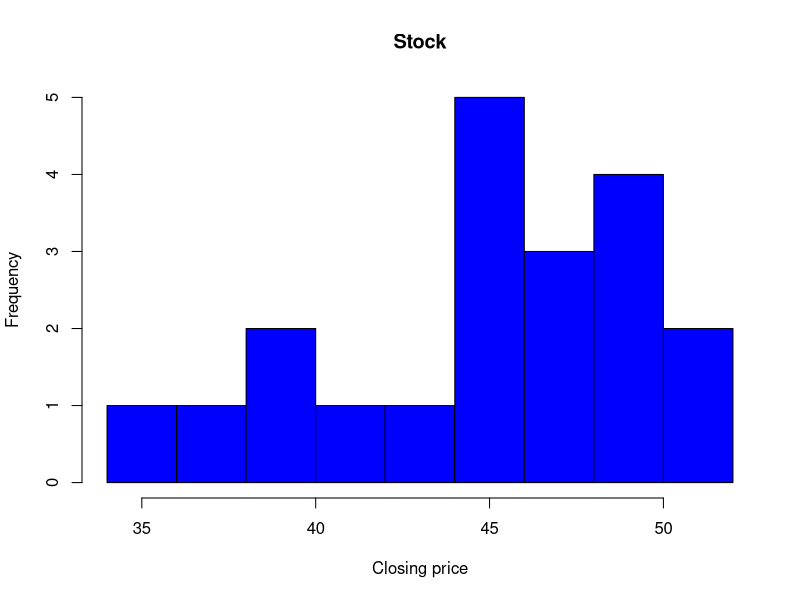
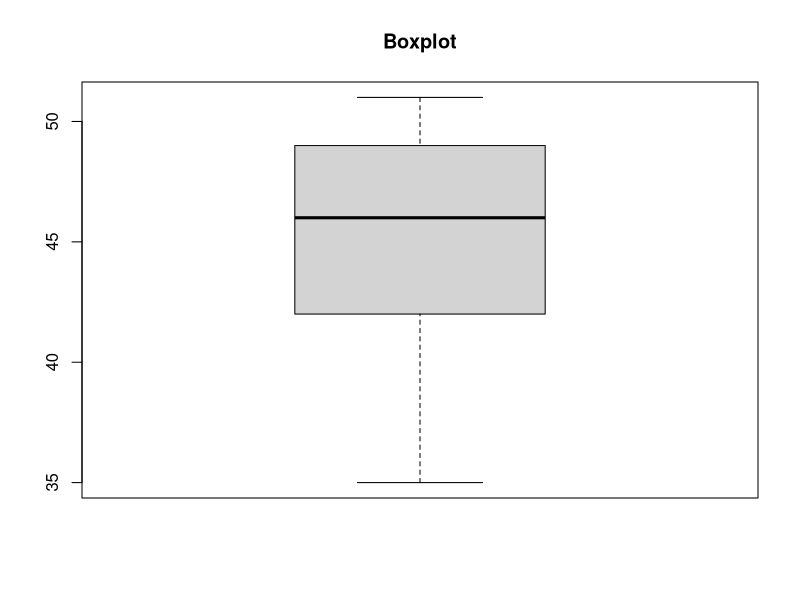

Reproduce these figures in R, in order.
#Stocks
#Daily closing price of stocks for 2weeks
("45,43,46,48,51,46,50,47,46,45")
x=c(45,43,46,48,51,46,50,47,46,45)

#Mean
mean(x)

#Median
median(x)

#Maximum value
max(x)

#Minimum Value
min(x)

#Add some more values to x
("48,49,51,50,49,41,40,38,35,40")
x=c(x,48,49,51,50,49,41,40,38,35,40)

#Length
length(x)

#Specified Index
x[16]

#Many specific Index
x[17:20]

summary(x)

hist((x),main='Stock',xlab='Closing price',col='blue')

#Single box plot
boxplot((x),main='Boxplot')
